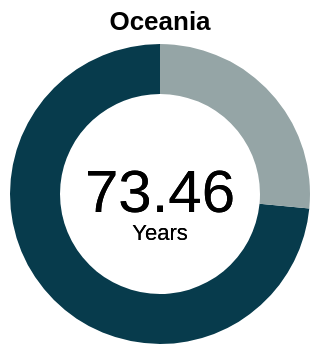

Source (Vega-Lite JSON):
### Vega-Lite specification from a JSON file in a GitHub repository (floating-point values rounded to 4 significant figures)
{"$schema": "https://vega.github.io/schema/vega-lite/v5.json", "width": 150, "height": 150, "config": {"view": {"stroke": null}, "font": "'Lucida Sans', 'Lucida Sans Regular', 'Lucida Grande', 'Lucida Sans Unicode', Geneva, Verdana, sans-serif"}, "title": {"text": "Oceania"}, "data": {"values": [{"Continent": "Oceania", "Avg_LE": "73.46355526"}, {"Continent": "Remaining", "Avg_LE": "26.53644474"}]}, "layer": [{"mark": {"type": "arc", "innerRadius": 50}}, {"mark": {"type": "text", "text": "73.46", "fontSize": 30}, "encoding": {"color": {"value": "black"}}}, {"mark": {"type": "text", "text": "Years", "dy": 20}, "encoding": {"color": {"value": "black"}}}], "encoding": {"theta": {"field": "Avg_LE", "type": "quantitative"}, "color": {"field": "Continent", "type": "nominal", "legend": null, "scale": {"domain": ["Oceania", "Remaining"], "range": ["#073b4c", "#95A5A6"]}}, "tooltip": [{"field": "Continent", "type": "nominal", "title": "Continent"}, {"field": "Avg_LE", "type": "quantitative", "title": "Life Expectancy (years)", "format": ".2f"}]}}
